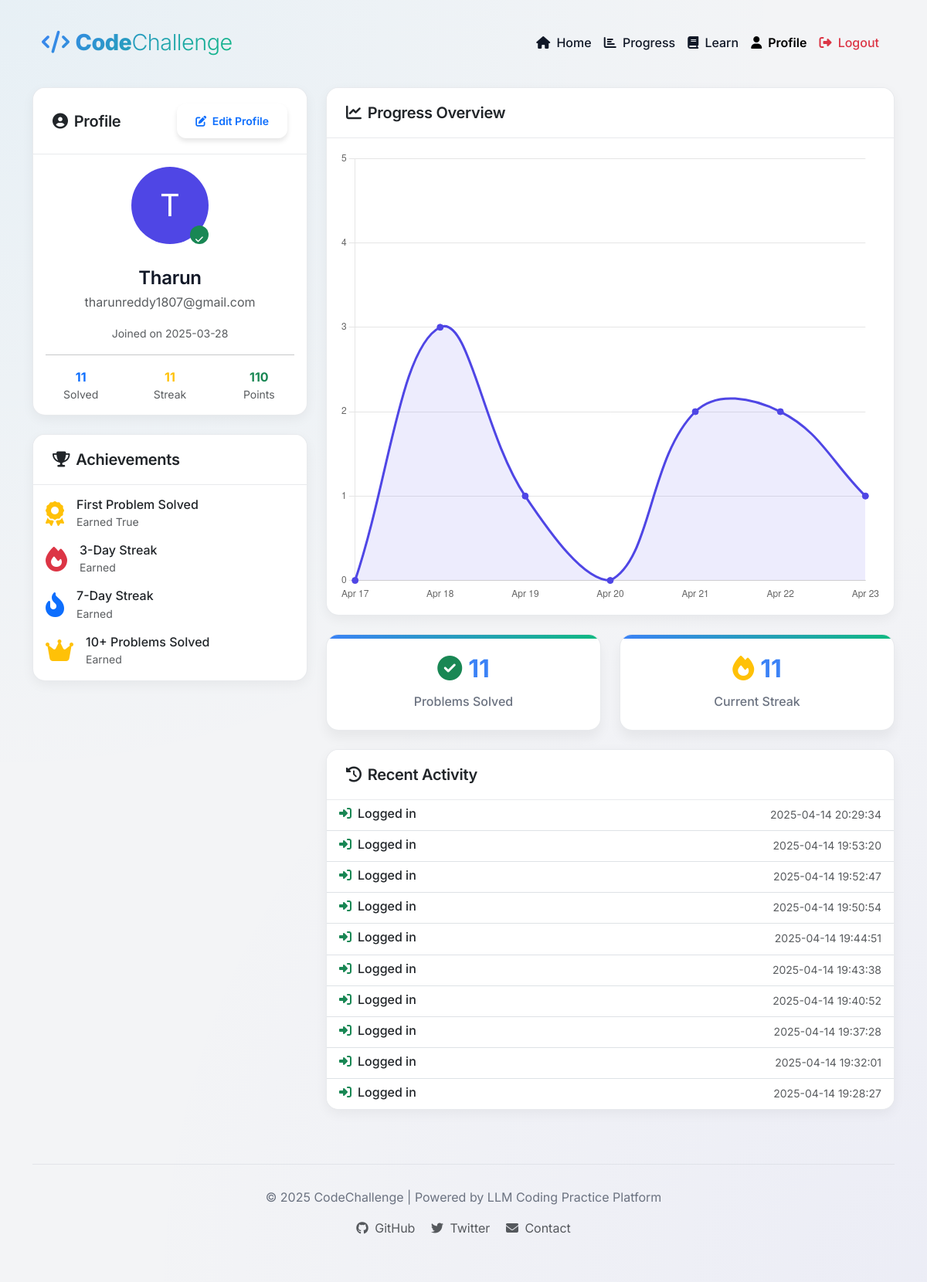
/profile (signed in), run on an earlier commit of the app's database.
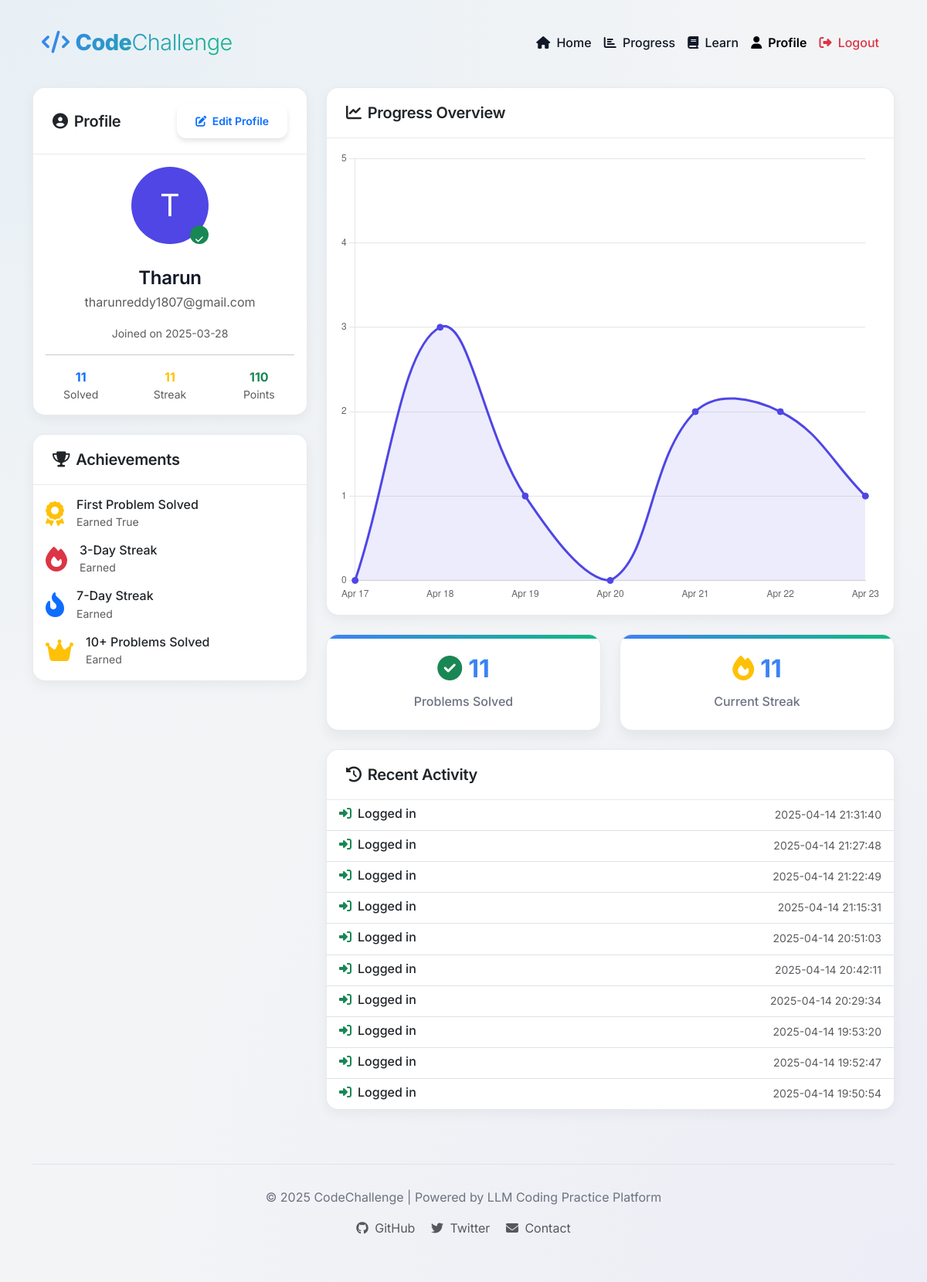
And on a later commit of the database.
### tables this page shows
CREATE TABLE user_activity (
        id INTEGER PRIMARY KEY AUTOINCREMENT,
        user_id TEXT,
        activity_type TEXT NOT NULL,
        timestamp TIMESTAMP DEFAULT CURRENT_TIMESTAMP,
        ip_address TEXT,
        user_agent TEXT,
        FOREIGN KEY (user_id) REFERENCES users (id)
    );

### auth.py (the view)
    @app.route('/profile')
    @login_required
    def profile():
        db = get_db()
        cursor = db.cursor()
        cursor.execute(
            "SELECT u.*, s.* FROM users u JOIN user_stats s ON u.id = s.user_id WHERE u.id = ?",
            (session['user_id'],)
        )
        user_data = cursor.fetchone()
        if not user_data:
            session.clear()  # User doesn't exist anymore, clear session
            flash('User not found. Please login again.', 'error')
            return redirect(url_for('login'))
        cursor.execute(
            "SELECT activity_type, timestamp FROM user_activity WHERE user_id = ? ORDER BY timestamp DESC LIMIT 10",
            (session['user_id'],)
        )
        activities = cursor.fetchall()
        return render_template('profile.html', user=user_data, activities=activities)

### app.py (called while the page is built)
@app.before_request
def check_databases():
    try:
        auth_conn = auth.get_db()
        auth_cursor = auth_conn.cursor()
        auth_cursor.execute("SELECT name FROM sqlite_master WHERE type='table' AND name='users'")
        if not auth_cursor.fetchone():
            auth.init_db()
            logger.info("Auth database initialized before request")
        auth_conn.close()
        room_conn = room.get_db()
        room_cursor = room_conn.cursor()
        room_cursor.execute("SELECT name FROM sqlite_master WHERE type='table' AND name='rooms'")
        if not room_cursor.fetchone():
            room.init_room_db()
            logger.info("Room database initialized before request")
        room_conn.close()
    except Exception as e:
        logger.error(f"Database check error: {str(e)}")

@app.context_processor
def inject_user_data():
    if 'user_id' in session:
        return {'logged_in': True, 'username': session.get('username')}
    return {'logged_in': False}

### auth.py (called while the page is built, shortened)
def login_required(f):
    @wraps(f)
    def decorated_function(*args, **kwargs):
        return f(*args, **kwargs)
    return decorated_function

### templates/profile.html (shortened to what the changed rows need)
<!DOCTYPE html>
<html lang="en">
<head>
    <link href="https://cdn.jsdelivr.net/npm/bootstrap@5.3.0-alpha1/dist/css/bootstrap.min.css" rel="stylesheet">
    <link rel="stylesheet" href="https://cdnjs.cloudflare.com/ajax/libs/font-awesome/6.4.0/css/all.min.css">
    <link rel="stylesheet" href="{{ url_for('static', filename='css/styles.css') }}">
</head>
<body>
    <div class="container">
        <div class="row">
            <div class="col-md-8">
                <div class="card">
                    <div class="card-body p-0">
                        <div class="list-group list-group-flush">
                            {% for activity in activities %}
                                <div class="list-group-item">
                                    <div class="d-flex w-100 justify-content-between">
                                        <h6 class="mb-1">
                                            {% if activity.activity_type == 'registration' %}
                                                <i class="fas fa-user-plus text-primary me-2"></i>Registered account
                                            {% elif activity.activity_type == 'successful_login' %}
                                                <i class="fas fa-sign-in-alt text-success me-2"></i>Logged in
                                            {% elif activity.activity_type == 'failed_login' %}
                                                <i class="fas fa-exclamation-triangle text-warning me-2"></i>Failed login attempt
                                            {% else %}
                                                <i class="fas fa-circle text-muted me-2"></i>{{ activity.activity_type|replace('_', ' ')|title }}
                                            {% endif %}
                                        </h6>
                                        <small class="text-muted">{{ activity.timestamp }}</small>
                                    </div>
                                </div>
                            {% endfor %}
                        </div>
                    </div>
                </div>
            </div>
        </div>
    </div>
</body>
</html>

What changed in the data, as far as the page shows it:
no longer on this page (row unchanged): user_activity: activity_type "successful_login" (drawn), timestamp "2025-04-14 19:44:51"
no longer on this page (row unchanged): user_activity: activity_type "successful_login" (drawn), timestamp "2025-04-14 19:43:38"
no longer on this page (row unchanged): user_activity: activity_type "successful_login" (drawn), timestamp "2025-04-14 19:40:52"
no longer on this page (row unchanged): user_activity: activity_type "successful_login" (drawn), timestamp "2025-04-14 19:37:28"
no longer on this page (row unchanged): user_activity: activity_type "successful_login" (drawn), timestamp "2025-04-14 19:32:01"
no longer on this page (row unchanged): user_activity: activity_type "successful_login" (drawn), timestamp "2025-04-14 19:28:27"
added user_activity: activity_type "successful_login" (drawn), timestamp "2025-04-14 21:31:40"
added user_activity: activity_type "successful_login" (drawn), timestamp "2025-04-14 21:27:48"
added user_activity: activity_type "successful_login" (drawn), timestamp "2025-04-14 21:22:49"
added user_activity: activity_type "successful_login" (drawn), timestamp "2025-04-14 21:15:31"
added user_activity: activity_type "successful_login" (drawn), timestamp "2025-04-14 20:51:03"
added user_activity: activity_type "successful_login" (drawn), timestamp "2025-04-14 20:42:11"
